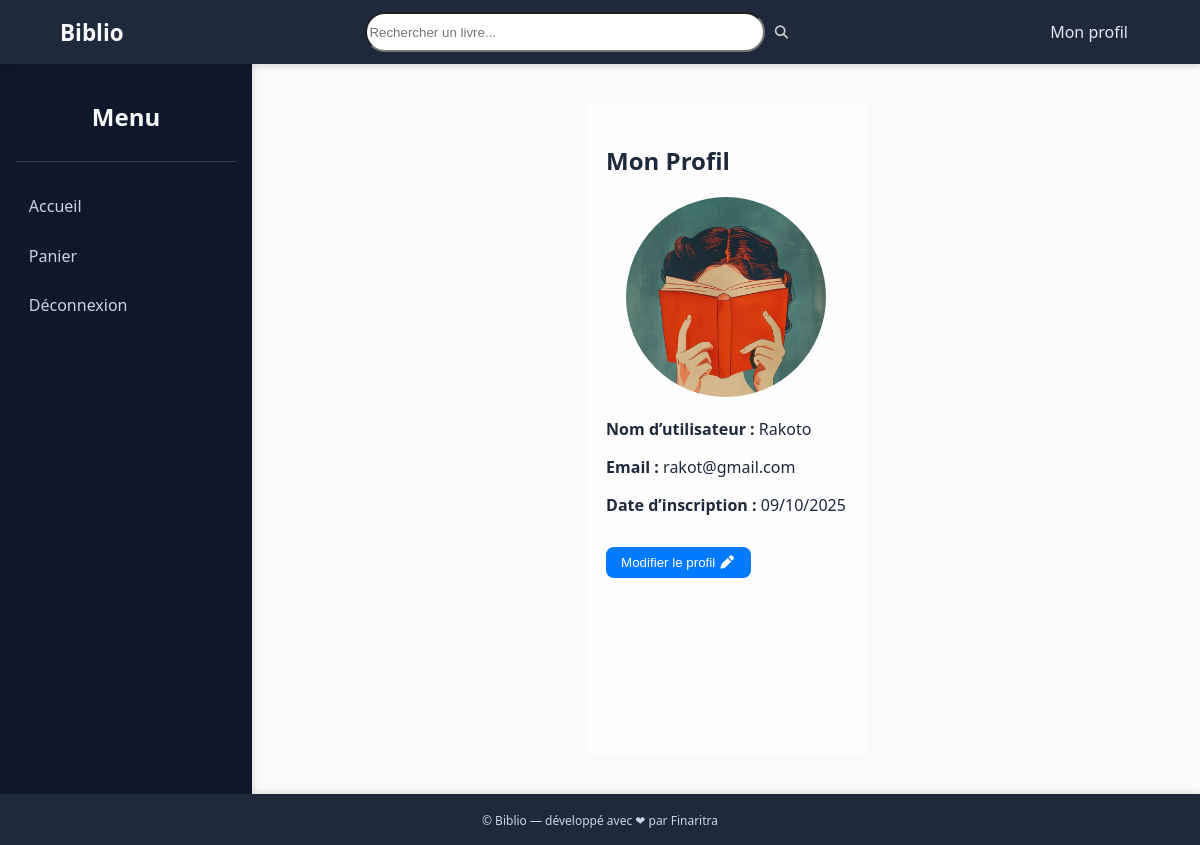
The page /profil/ (signed in) on the database its author committed.
### monApp/models.py (models this page shows)
class Profil(models.Model):
    user = models.OneToOneField(User, on_delete=models.CASCADE, related_name='profil')
    photo = models.ImageField(upload_to='profil/', default='profil/defaut.jpeg')
    def __str__(self):
        return f"Profil de {self.user.username}"

### monApp/views.py (the view)
# urls.py: path('profil/', voir_profil, name='voir_profil'),
@login_required
def voir_profil(request):
    profil = get_object_or_404(Profil, user=request.user)
    print("DEBUG - profil trouvé :", profil)
    return render(request, 'user/profil.html', {'profil': profil})

### monApp/templates/user/profil.html (shortened to what this page needs)
{% extends "base.html" %}
{% load static %}
{% block extra_css %}
<link rel="stylesheet" href="{% static 'css/profil.css' %}">
<link rel="stylesheet" href="{% static 'css/all.min.css' %}">
{% endblock %}
{% block content %}
<section class="profil-section">
  <h2>Mon Profil</h2>
  <form method="POST" action="{% url 'modifier_profil' %}" enctype="multipart/form-data">
    <div class="profil-contenu">
      <div style="text-align:center;">
        <img id="preview-photo" src="{{ profil.photo.url }}" alt="Photo de profil" class="profil-photo">
      </div>
      <p><strong>Nom d’utilisateur :</strong>
        <span class="editable" data-name="username">{{ request.user.username }}</span>
      </p>
      <p><strong>Email :</strong>
        <span class="editable" data-name="email">{{ profil.user.email }}</span>
      </p>
      <p><strong>Date d’inscription :</strong>
        <span>{{ profil.user.date_joined|date:"d/m/Y" }}</span>
      </p>
      <button type="button" id="edit-btn" class="edit-btn">Modifier le profil <i class="fas fa-pen"></i></button>
    </div>
  </form>
</section>
{% endblock %}

### monApp/static/css/main.css (style rules this page uses)
body { margin: 0; font-family: 'Segoe UI', Arial, sans-serif; background-color: #f8fafc; color: #1e293b; }
button { border: none; color: #ccc; }

### monApp/static/css/profil.css (style rules this page uses)
.profil-section { margin: 40px auto; background: #fdfdfd; padding: 20px; }
button { border: none; color: #ccc; }
.profil-photo { width: 200px; height: 200px; border-radius: 50%; object-fit: cover; }
.edit-btn { margin-top: 15px; padding: 8px 15px; background: #007bff; color: white; border: none; border-radius: 8px; cursor: pointer; transition: 0.2s; align-items: center; }

### rows shown on the page
Profil: photo (picture), user.email "rakot@gmail.com", user.date_joined "09/10/2025"

### other values the page prints
{{ request.user.username }} "Rakoto"
